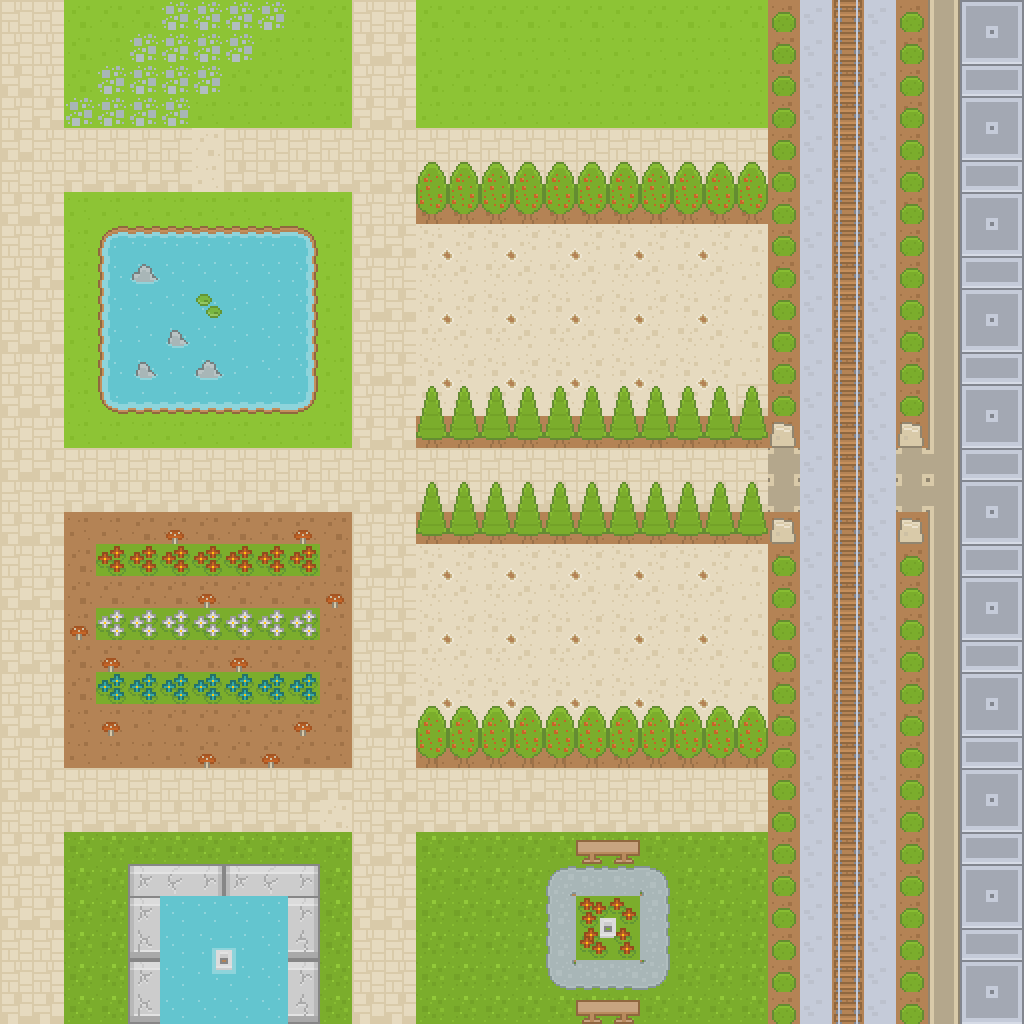

Tiled map render using the project's own tile images. Description and the map definition, with tile-layer contents summarised, below:
An orthogonal 32x32 tile map with 32x32 px tiles, 3 tile layers (Tile Layer 1, Tile Layer 2, Tile Layer 3).

<map version="1.2" tiledversion="1.2.2" orientation="orthogonal" renderorder="right-down" width="32" height="32" tilewidth="32" tileheight="32" infinite="0" nextlayerid="5" nextobjectid="1">
 <tileset firstgid="1" name="tileset_kenney" tilewidth="32" tileheight="32" spacing="2" tilecount="1680" columns="56">
  <image source="tileset_kenney.png" width="1936" height="1052" />
 </tileset>
 <layer id="1" name="Tile Layer 1" width="32" height="32">
  <data>[1024 cells, 1024 non-empty, 2 distinct tile ids]</data>
 </layer>
 <layer id="3" name="Tile Layer 2" width="32" height="32">
  <data>[1024 cells, 747 non-empty, 39 distinct tile ids]</data>
 </layer>
 <layer id="4" name="Tile Layer 3" width="32" height="32">
  <data>[1024 cells, 350 non-empty, 38 distinct tile ids]</data>
 </layer>
</map>